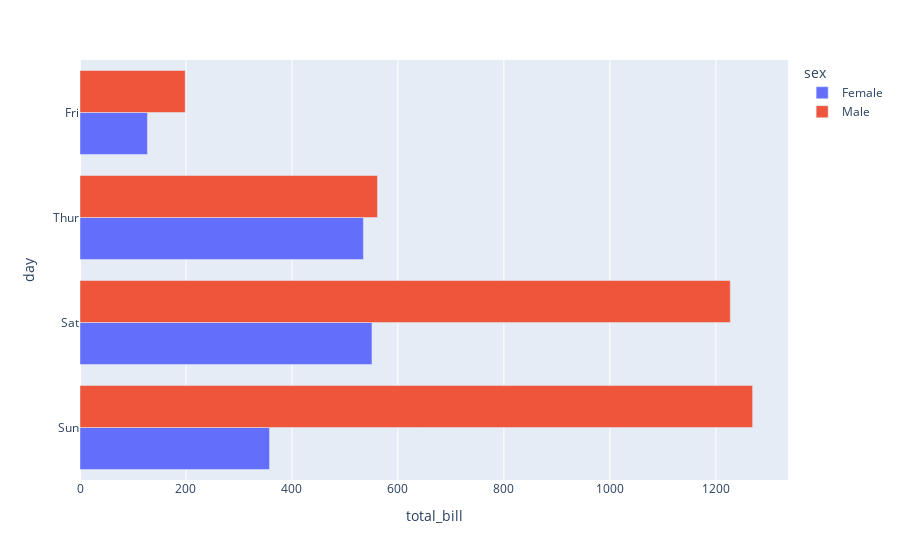

This figure's notebook cell:
### Code cell
# gráficos
px.bar(adrupado_dia_sexo, x='total_bill', y='day', color='sex', barmode='group', orientation='h')

### Figure 1 — Plotly figure (JSON) as saved in the notebook; plotly's stock layout.template omitted (floating-point values rounded to 4 significant figures)
{"data": [{"alignmentgroup": "True", "hovertemplate": "sex=Female<br>total_bill=%{x}<br>day=%{y}<extra></extra>", "legendgroup": "Female", "marker": {"color": "#636efa", "pattern": {"shape": ""}}, "name": "Female", "offsetgroup": "Female", "orientation": "h", "showlegend": true, "textposition": "auto", "type": "bar", "x": [357.7, 551.0, 534.9, 127.3], "xaxis": "x", "y": ["Sun", "Sat", "Thur", "Fri"], "yaxis": "y"}, {"alignmentgroup": "True", "hovertemplate": "sex=Male<br>total_bill=%{x}<br>day=%{y}<extra></extra>", "legendgroup": "Male", "marker": {"color": "#EF553B", "pattern": {"shape": ""}}, "name": "Male", "offsetgroup": "Male", "orientation": "h", "showlegend": true, "textposition": "auto", "type": "bar", "x": [1269.0, 1227.0, 561.4, 198.6], "xaxis": "x", "y": ["Sun", "Sat", "Thur", "Fri"], "yaxis": "y"}], "layout": {"barmode": "group", "legend": {"title": {"text": "sex"}, "tracegroupgap": 0}, "margin": {"t": 60}, "xaxis": {"anchor": "y", "domain": [0, 1], "title": {"text": "total_bill"}}, "yaxis": {"anchor": "x", "domain": [0, 1], "title": {"text": "day"}}}}
